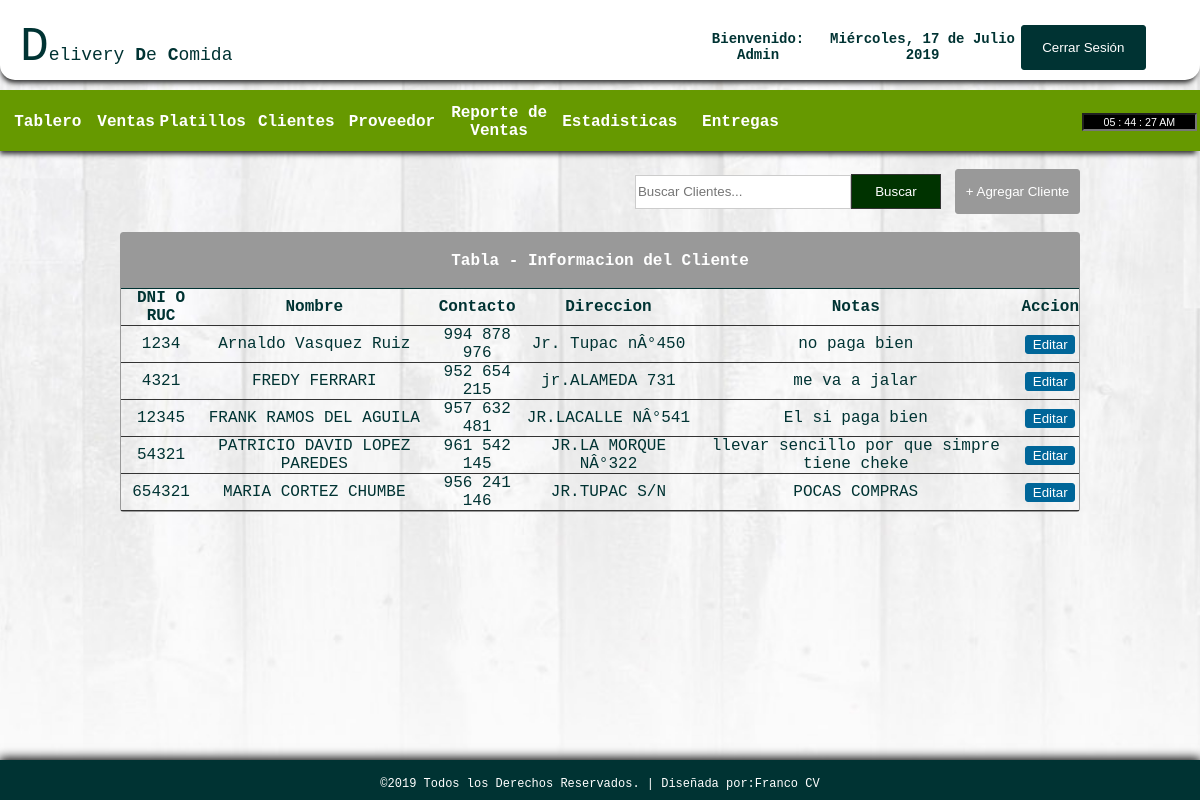
/customers.php (signed in), run on the app's committed database.
### tables this page shows
CREATE TABLE IF NOT EXISTS `customers` (
`id` int(11) NOT NULL,
  `name` varchar(100) NOT NULL,
  `contact` varchar(100) NOT NULL,
  `address` varchar(100) NOT NULL,
  `note` varchar(100) NOT NULL,
  `username` varchar(8) NOT NULL,
  `password` varchar(15) NOT NULL,
  `access` varchar(45) DEFAULT NULL
);

### customers.php (the view, shortened to what this page needs)
<!DOCTYPE html PUBLIC "-//W3C//DTD XHTML 1.0 Transitional//EN" "http://www.w3.org/TR/xhtml1/DTD/xhtml1-transitional.dtd">
<html xmlns="http://www.w3.org/1999/xhtml">
<head>
</head>
<?php error_reporting(0);
 include_once'./cabezera.php';  ?>
<link rel="stylesheet" type="text/css" href="css/css1.css">
<body>
<br>
<table width="80%" border="0" align="center" cellpadding="0" cellspacing="0">
      <tr>
        <td width="750" align="right">
        <form action="customers.php" method="get" ecntype="multipart/data-form">
        <input type="text" name="query" style="border:1px solid #CCC; color: #333; width:210px; height:30px;" placeholder="Buscar Clientes..." /><input type="submit" id="btnsearch" value="Buscar" name="search" />
        </form>
        </td>
        <td width="127" height="37" align="right">
        <a href="javascript:void(0)" onclick="toggle_visibility('popup-box1')"><input type="button" style="border:1px solid #999; background: #999; height:45px; width:125px; color:#FFF; border-radius:3px; font-family: 'Lucida Sans Unicode', 'Lucida Grande', sans-serif;" value="+ Agregar Cliente" /></a></td>
      </tr>
    </table></th>
  <br>
  <tr>
    <td>
    <table border="0" cellpadding="0" cellspacing="0" align="center" width="80%" style="border:1px solid #999; color:#033;">
     <tr>
     <th colspan="6" align="center" height="55px" style="border-bottom:1px solid #033; background: #999; color:#FFF;"> Tabla - Informacion del Cliente</th>
    </tr>
      <tr height="30px">
        <th style="border-bottom:1px solid #333;"> DNI O RUC </th>
        <th style="border-bottom:1px solid #333;"> Nombre </th>
        <th style="border-bottom:1px solid #333;"> Contacto </th>
        <th style="border-bottom:1px solid #333;"> Direccion </th>
        <th style="border-bottom:1px solid #333;"> Notas </th>
        <th style="border-bottom:1px solid #333;"> Accion </th>
      </tr>
       <?php
require('config.php');
if(isset($_GET['search'])){
            $query = $_GET['query'];
        $query="SELECT * FROM customers where concat(username,name,contact) like '%$query%'";
$result=mysqli_query($db_link, $query);
if($result->num_rows > 0){
while ($row=mysqli_fetch_array($result)){?>
<tr align="center" style="height:25px">
        <td style="border-bottom:1px solid #333;"> <?php echo $row['username']; ?> </td>
        <td style="border-bottom:1px solid #333;"> <?php echo $row['name']; ?> </td>
        <td style="border-bottom:1px solid #333;"> <?php echo $row['contact']; ?> </td>
        <td style="border-bottom:1px solid #333;"> <?php echo $row['address']; ?> </td>
        <td style="border-bottom:1px solid #333;"> <?php echo $row['note']; ?> </td>
        <td style="border-bottom:1px solid #333;">
<a href="delete_customer.php?id=<?php echo md5($row['id']);?>"><input type="button" value="Eliminar" style="width:15; height:20; color:#FFF; background: #900; border:1px solid #900; border-radius:3px;"></a>
        </td>
      </tr>
            <?php
}
            }else{
              echo "<center>No Resultados</center>";
            }
          }else{
$query="SELECT * FROM customers";
$result=mysqli_query($db_link, $query);
while ($row=mysqli_fetch_array($result)){?>
      <tr align="center" style="height:25px">
        <td style="border-bottom:1px solid #333;"> <?php echo $row['username']; ?> </td>
      	<td style="border-bottom:1px solid #333;"> <?php echo $row['name']; ?> </td>
        <td style="border-bottom:1px solid #333;"> <?php echo $row['contact']; ?> </td>
        <td style="border-bottom:1px solid #333;"> <?php echo $row['address']; ?> </td>
        <td style="border-bottom:1px solid #333;"> <?php echo $row['note']; ?> </td>
        <td style="border-bottom:1px solid #333;">
<a href="edit_customer.php?id=<?php echo md5($row['id']);?>"><input type="button" value="Editar" style="width:50px; height:20; color:#FFF; background:#069; border:1px solid #069; border-radius:3px;"></a>
        </td>
      </tr>
   <?php
}}?>
    </table>
  </td>
  </tr>
<br><br><br>
<div id="footer">
<table border="0" cellpadding="15px" align="center"; style="size: 12px; font-family: 'Courier New', Courier, monospace; color: #FFF; font-size: 12px;">
<tr>
	<td>
    &copy;2019 Todos los Derechos Reservados.  |  Diseñada por:<a href="https://www.facebook.com/repp0rt">Franco CV</a>
    </td>
</tr>
</table>
</div>
</body>
</html>

### css/css1.css (style rules this page uses)
html { font-family: "Courier New", Courier, monospace; color: #033; height:100%; margin:0; padding:0; -webkit-background-size: cover; -moz-background-size: cover; -o-background-size: cover; background-size: cover; }
body { margin:0; font-size:16px; height:100%; margin:0; padding:0; background:url(../images/bgimg.jpg) no-repeat center fixed; -webkit-background-size: cover; -moz-background-size: cover; -o-background-size: cover; background-size: cover; }
#footer { clear: both; background: #033; height: 40px; width: 100%; position: fixed; left: 0px; bottom: 0px; text-align: center; box-shadow:0px -1px 10px 1px #000; }
#btnsearch { border:1px solid #333; background: #030; height:35px; width:90px; color: #FFF; font-family:"Lucida Sans Unicode", "Lucida Grande", sans-serif; }
a:link { color:#FFF; text-decoration: none; }
table { border-radius:3px; text-align: center; }

### data on the page
customers: username "1234", name "Arnaldo Vasquez Ruiz", contact "994 878 976", address "Jr. Tupac nÂ°450", note "no paga bien"
customers: username "4321", name "FREDY FERRARI", contact "952 654 215", address "jr.ALAMEDA 731", note "me va a jalar"
customers: username "12345", name "FRANK RAMOS DEL AGUILA", contact "957 632 481", address "JR.LACALLE NÂ°541", note "El si paga bien"
customers: username "54321", name "PATRICIO DAVID LOPEZ PAREDES", contact "961 542 145", address "JR.LA MORQUE NÂ°322", note "llevar sencillo por que simpre tiene cheke"
customers: username "654321", name "MARIA CORTEZ CHUMBE", contact "956 241 146", address "JR.TUPAC S/N", note "POCAS COMPRAS"

### other printed values
$_SESSION['access'] "Admin"
$dia "Miércoles"
$mes "Julio"
